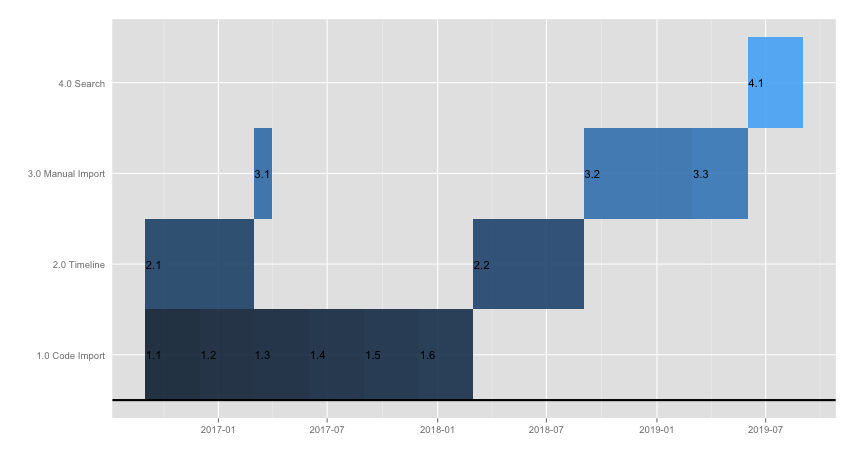

Write R code to recreate this figure.
require(timeline)

# Import timeline data
tl <- read.csv('timeline.csv', stringsAsFactors = FALSE)
tl$StartDate <- as.Date(tl$StartDate)
tl$EndDate <- as.Date(tl$EndDate)

# Plot
timeline(tl, label.col = 'Sub',
         group.col = 'Project',
         start.col = 'StartDate',
         end.col = 'EndDate')
